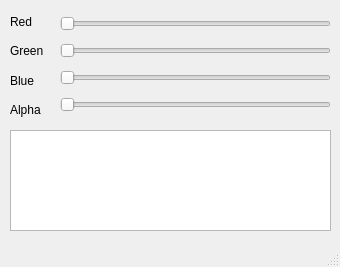
<?xml version="1.0" encoding="UTF-8"?>
<ui version="4.0">
 <class>MainWindow</class>
 <widget class="QMainWindow" name="MainWindow">
  <property name="geometry">
   <rect>
    <x>0</x>
    <y>0</y>
    <width>340</width>
    <height>267</height>
   </rect>
  </property>
  <property name="windowTitle">
   <string>MainWindow</string>
  </property>
  <widget class="QWidget" name="centralwidget">
   <widget class="QWidget" name="verticalLayoutWidget">
    <property name="geometry">
     <rect>
      <x>60</x>
      <y>10</y>
      <width>271</width>
      <height>111</height>
     </rect>
    </property>
    <layout class="QVBoxLayout" name="verticalLayout">
     <item>
      <widget class="QSlider" name="horizontalSlider_red">
       <property name="orientation">
        <enum>Qt::Orientation::Horizontal</enum>
       </property>
      </widget>
     </item>
     <item>
      <widget class="QSlider" name="horizontalSlider_green">
       <property name="orientation">
        <enum>Qt::Orientation::Horizontal</enum>
       </property>
      </widget>
     </item>
     <item>
      <widget class="QSlider" name="horizontalSlider_blue">
       <property name="orientation">
        <enum>Qt::Orientation::Horizontal</enum>
       </property>
      </widget>
     </item>
     <item>
      <widget class="QSlider" name="horizontalSlider_alpha">
       <property name="orientation">
        <enum>Qt::Orientation::Horizontal</enum>
       </property>
      </widget>
     </item>
    </layout>
   </widget>
   <widget class="QWidget" name="verticalLayoutWidget_2">
    <property name="geometry">
     <rect>
      <x>10</x>
      <y>10</y>
      <width>41</width>
      <height>111</height>
     </rect>
    </property>
    <layout class="QVBoxLayout" name="verticalLayout_2">
     <item>
      <widget class="QLabel" name="label">
       <property name="text">
        <string>Red</string>
       </property>
      </widget>
     </item>
     <item>
      <widget class="QLabel" name="label_2">
       <property name="text">
        <string>Green</string>
       </property>
      </widget>
     </item>
     <item>
      <widget class="QLabel" name="label_3">
       <property name="text">
        <string>Blue</string>
       </property>
      </widget>
     </item>
     <item>
      <widget class="QLabel" name="label_4">
       <property name="text">
        <string>Alpha</string>
       </property>
      </widget>
     </item>
    </layout>
   </widget>
   <widget class="QTextEdit" name="textEdit">
    <property name="geometry">
     <rect>
      <x>10</x>
      <y>130</y>
      <width>321</width>
      <height>101</height>
     </rect>
    </property>
    <property name="html">
     <string>&lt;!DOCTYPE HTML PUBLIC &quot;-//W3C//DTD HTML 4.0//EN&quot; &quot;http://www.w3.org/TR/REC-html40/strict.dtd&quot;&gt;
&lt;html&gt;&lt;head&gt;&lt;meta name=&quot;qrichtext&quot; content=&quot;1&quot; /&gt;&lt;meta charset=&quot;utf-8&quot; /&gt;&lt;style type=&quot;text/css&quot;&gt;
p, li { white-space: pre-wrap; }
hr { height: 1px; border-width: 0; }
li.unchecked::marker { content: &quot;\2610&quot;; }
li.checked::marker { content: &quot;\2612&quot;; }
&lt;/style&gt;&lt;/head&gt;&lt;body style=&quot; font-family:'Microsoft YaHei UI'; font-size:9pt; font-weight:400; font-style:normal;&quot;&gt;
&lt;p style=&quot;-qt-paragraph-type:empty; margin-top:0px; margin-bottom:0px; margin-left:0px; margin-right:0px; -qt-block-indent:0; text-indent:0px;&quot;&gt;&lt;br /&gt;&lt;/p&gt;&lt;/body&gt;&lt;/html&gt;</string>
    </property>
   </widget>
  </widget>
  <widget class="QMenuBar" name="menubar">
   <property name="geometry">
    <rect>
     <x>0</x>
     <y>0</y>
     <width>340</width>
     <height>21</height>
    </rect>
   </property>
  </widget>
  <widget class="QStatusBar" name="statusbar"/>
 </widget>
 <resources/>
 <connections/>
</ui>
